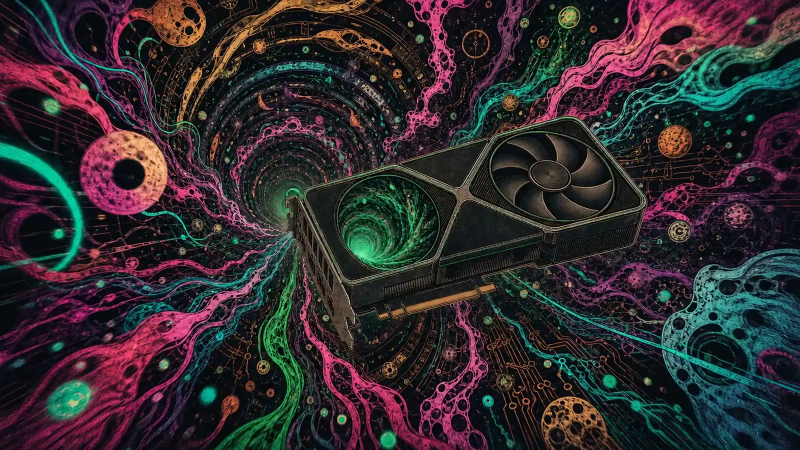
#> input picture assets/gpu-scroll-frames/frame-000.webp, 1600 x 900 px (shown at 1/2 size); its folder holds only this picture in this run
$ python build-scroll-preview.py
#> lines starting #> are read from the running program, lines starting #| are printed output that depends on the picture
#!/usr/bin/env python3
"""Build sharp desktop and mobile sprite tracks for the scroll animation."""

from pathlib import Path

from PIL import Image


TRACKS = {
    "desktop": {
        "tile": (960, 540),
        "grid": (4, 1),
        "step": 3,
        "quality": 70,
        "crop": False,
    },
    "mobile": {
        "tile": (450, 800),
        "grid": (4, 1),
        "step": 3,
        "quality": 70,
        "crop": True,
    },
    "desktop-hd": {
        "tile": (1440, 810),
        "grid": (3, 1),
        "step": 2,
        "quality": 76,
        "crop": False,
    },
}

ROOT = Path(__file__).resolve().parents[1]
FRAMES_DIR = ROOT / "assets" / "gpu-scroll-frames"


def prepare_tile(source: Image.Image, tile_size: tuple[int, int], crop: bool) -> Image.Image:
    image = source.convert("RGB")
    if crop:
        target_ratio = tile_size[0] / tile_size[1]
        source_ratio = image.width / image.height
        if source_ratio > target_ratio:
            crop_width = round(image.height * target_ratio)
            left = (image.width - crop_width) // 2
            image = image.crop((left, 0, left + crop_width, image.height))
        elif source_ratio < target_ratio:
            crop_height = round(image.width / target_ratio)
            top = (image.height - crop_height) // 2
            image = image.crop((0, top, image.width, top + crop_height))
    return image.resize(tile_size, Image.Resampling.LANCZOS)


def build_track(name: str, configuration: dict[str, object]) -> None:
#> called with name = 'desktop'
    tile_size = configuration["tile"]
    grid = configuration["grid"]
    step = configuration["step"]
    quality = configuration["quality"]
    crop = configuration["crop"]
    if not isinstance(tile_size, tuple) or not isinstance(grid, tuple):
        raise TypeError("track tile and grid sizes must be tuples")
    if not isinstance(step, int) or not isinstance(quality, int):
        raise TypeError("track step and quality must be integers")

    sheet_size = (tile_size[0] * grid[0], tile_size[1] * grid[1])
    indices = list(range(0, 361, step))
    tiles_per_sheet = grid[0] * grid[1]
    sheet_count = (len(indices) + tiles_per_sheet - 1) // tiles_per_sheet
    output_dir = ROOT / "assets" / f"gpu-scroll-preview-{name}"
    output_dir.mkdir(parents=True, exist_ok=True)

    for sheet_index in range(sheet_count):
        sheet = Image.new("RGB", sheet_size, (0, 0, 0))
#> sheet: PIL image 3840x540 RGB; every value is 0
        start = sheet_index * tiles_per_sheet
        stop = min(start + tiles_per_sheet, len(indices))

        for global_index in range(start, stop):
            frame_index = indices[global_index]
            source_path = FRAMES_DIR / f"frame-{frame_index:03d}.webp"
            tile_index = global_index - start
            column = tile_index % grid[0]
            row = tile_index // grid[0]

            with Image.open(source_path) as source:
#> source is the input picture: PIL image 1600x900 RGB; mean R, G, B 50.4, 43.3, 47
                tile = prepare_tile(source, tile_size, bool(crop))
#> in prepare_tile, `return image.resize(tile_size, Image.Resampling.LANCZOS)`:
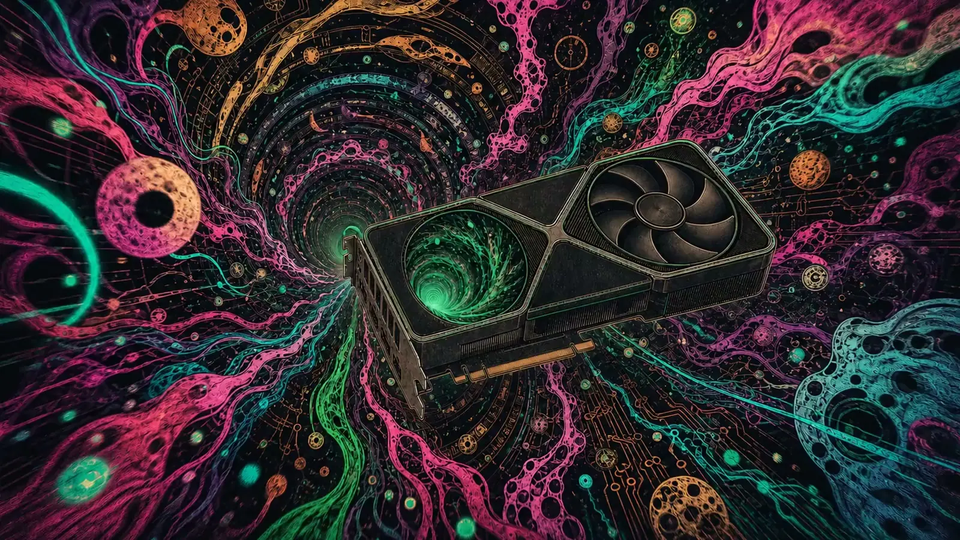
#> returned value: PIL image 960x540 RGB; mean R, G, B 50.5, 43.4, 47.1
            sheet.paste(tile, (column * tile_size[0], row * tile_size[1]))
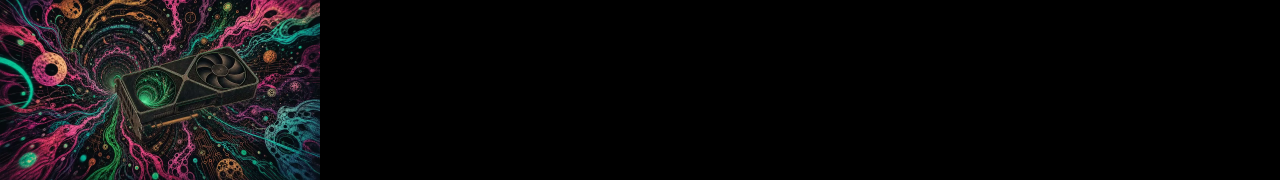
#> sheet: PIL image 3840x540 RGB (shown at 1/3 size); mean R, G, B 12.6, 10.8, 11.8

        output_path = output_dir / f"sheet-{sheet_index}.webp"
        sheet.save(output_path, "WEBP", quality=quality, method=6, exact=True)
        print(f"Wrote {output_path.relative_to(ROOT)} ({output_path.stat().st_size} bytes)")


def build_preview_sheets() -> None:
    for name, configuration in TRACKS.items():
        build_track(name, configuration)


if __name__ == "__main__":
#> (the run stopped early here; a loop or call above may not have finished)
